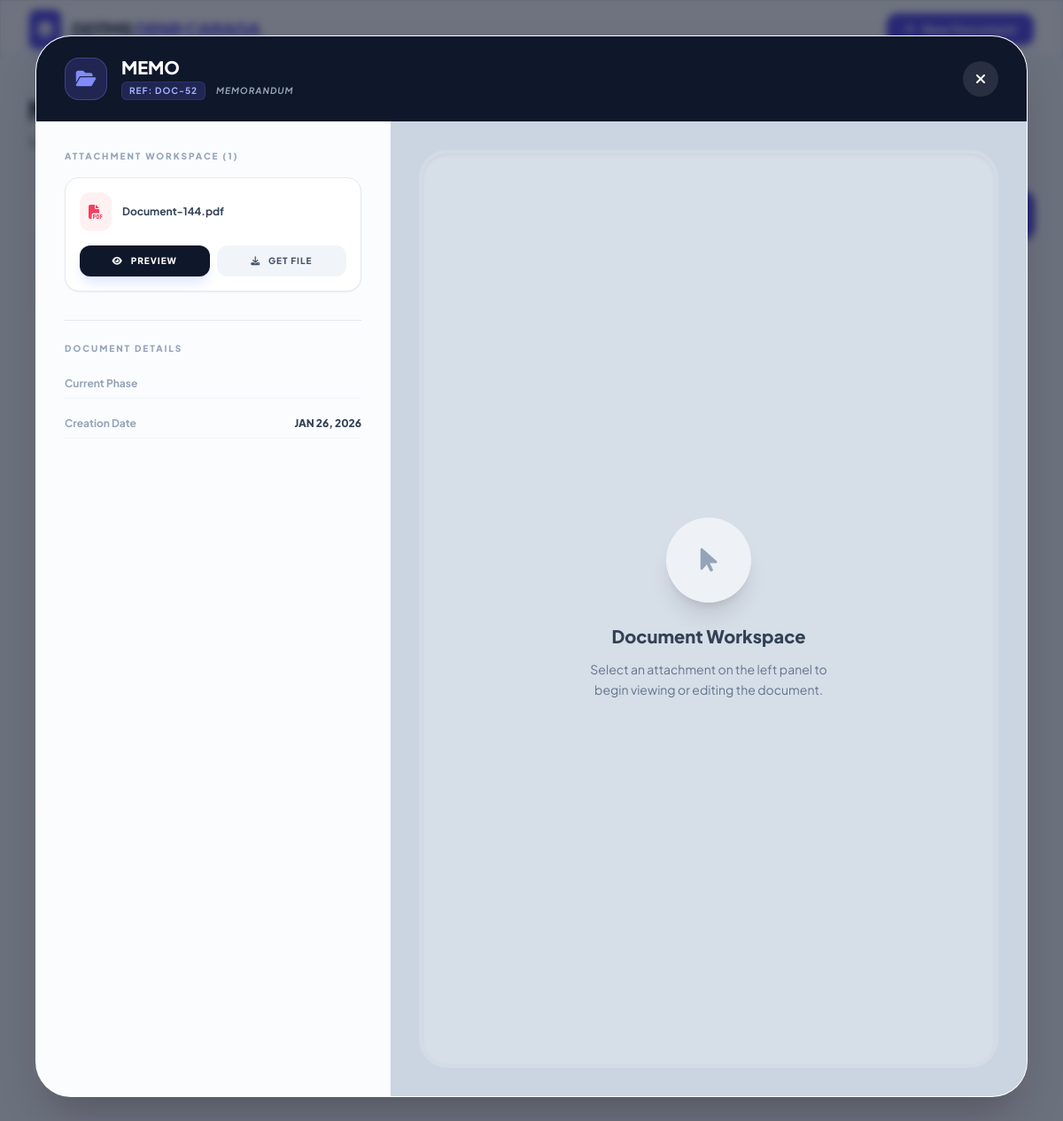
The app's page /my_submitted_documents.php?view_id=52 (signed in) with its own data.
### tables this page shows
CREATE TABLE `documents` (
  `doc_id` int(11) NOT NULL,
  `title` varchar(255) NOT NULL,
  `doc_type` varchar(100) NOT NULL,
  `status` enum('Draft','Review','Signing','Completed','Returned','Archived') NOT NULL,
  `remarks` text DEFAULT NULL,
  `initiator_id` int(11) NOT NULL,
  `current_owner_id` int(11) DEFAULT NULL,
  `created_at` timestamp NOT NULL DEFAULT current_timestamp(),
  `updated_at` timestamp NOT NULL DEFAULT current_timestamp() ON UPDATE current_timestamp(),
  `Station` text NOT NULL
);

CREATE TABLE `document_files` (
  `file_id` int(11) NOT NULL,
  `doc_id` int(11) NOT NULL,
  `uploader_id` int(11) NOT NULL,
  `filename` varchar(255) NOT NULL COMMENT 'Original file name',
  `filepath` varchar(255) NOT NULL COMMENT 'Stored file path',
  `version` int(11) NOT NULL DEFAULT 1,
  `created_at` timestamp NOT NULL DEFAULT current_timestamp()
);

### my_submitted_documents.php (the view, shortened to what this page needs)
<?php
require_once 'db.php';
$user_id = $_SESSION['user_id'];
$search_term = '';
$where_conditions = ["d.initiator_id = ?"];
$params = [$user_id];
$param_types = "i";
$view_data = null;
$view_files = [];
if (isset($_GET['view_id'])) {
    $v_id = intval($_GET['view_id']);
    $v_query = "SELECT * FROM documents WHERE doc_id = ? AND initiator_id = ?";
    $v_stmt = $conn->prepare($v_query);
    $v_stmt->bind_param("ii", $v_id, $user_id);
    $v_stmt->execute();
    $view_data = $v_stmt->get_result()->fetch_assoc();
    if ($view_data) {
        $f_query = "SELECT * FROM document_files WHERE doc_id = ?";
        $f_stmt = $conn->prepare($f_query);
        $f_stmt->bind_param("i", $v_id);
        $f_stmt->execute();
        $view_files_result = $f_stmt->get_result();
        while($f = $view_files_result->fetch_assoc()) {
            $view_files[] = $f;
        }
    }
}
$query = "SELECT d.*,
          (SELECT message FROM document_actions
           WHERE doc_id = d.doc_id
           AND action = 'Returned Document'
           ORDER BY created_at DESC LIMIT 1) AS return_message
          FROM documents d
          WHERE " . implode(' AND ', $where_conditions) . "
          ORDER BY d.created_at DESC";
$stmt = $conn->prepare($query);
$stmt->bind_param($param_types, ...$params);
$stmt->execute();
$result = $stmt->get_result();
?>
<!DOCTYPE html>
<html lang="en" class="scroll-smooth">
<head>
    <script src="https://cdn.tailwindcss.com"></script>
    <link href="https://cdnjs.cloudflare.com/ajax/libs/font-awesome/6.4.0/css/all.min.css" rel="stylesheet">
</head>
<body class="bg-[#f8fafc] text-slate-900 min-h-screen">
    <nav class="sticky top-0 z-40 w-full glass border-b border-slate-200">
        <div class="max-w-7xl mx-auto px-4 sm:px-6 lg:px-8">
            <div class="flex justify-between h-16 items-center">
                <div class="flex items-center gap-3">
                    <div class="bg-indigo-600 p-2 rounded-lg shadow-indigo-200 shadow-lg">
                        <i class="fas fa-layer-group text-white text-lg"></i>
                    </div>
                    <span class="text-xl font-extrabold tracking-tight text-slate-800">DDTMS <span class="text-indigo-600">DENR CARAGA</span></span>
                </div>
                <div class="flex items-center gap-4">
                    <button onclick="location.href='new_document.php'" class="bg-indigo-600 hover:bg-indigo-700 text-white px-5 py-2 rounded-xl font-bold text-sm transition-all shadow-md flex items-center gap-2">
                        <i class="fas fa-plus"></i> New Document
                    </button>
                </div>
            </div>
        </div>
    </nav>
    <main class="max-w-7xl mx-auto px-4 sm:px-6 lg:px-8 py-10">
        <div class="mb-10">
            <h1 class="text-3xl font-extrabold text-slate-900 tracking-tight">My Submissions</h1>
            <p class="text-slate-500 mt-2 font-medium">Track and manage your submitted document workflow and approvals.</p>
        </div>
        <div class="mb-6">
            <form method="GET" class="flex gap-3">
                <div class="flex-1 relative">
                </div>
                <button type="submit" class="px-8 bg-indigo-600 text-white rounded-2xl font-bold hover:bg-indigo-700 transition-all shadow-md flex items-center gap-2">
                </button>
            </form>
        </div>
        <div class="bg-white rounded-3xl shadow-sm border border-slate-200 overflow-hidden">
            <div class="overflow-x-auto">
                <table class="w-full text-left border-collapse">
                    <thead>
                        <tr class="bg-slate-50/50 border-b border-slate-100">
                            <th class="px-6 py-4 text-[11px] font-bold text-slate-400 uppercase tracking-widest text-center w-16">#</th>
                            <th class="px-6 py-4 text-[11px] font-bold text-slate-400 uppercase tracking-widest">Document Information</th>
                            <th class="px-6 py-4 text-[11px] font-bold text-slate-400 uppercase tracking-widest text-center">Current Status</th>
                            <th class="px-6 py-4 text-[11px] font-bold text-slate-400 uppercase tracking-widest">Submission Date</th>
                            <th class="px-6 py-4 text-[11px] font-bold text-slate-400 uppercase tracking-widest text-right">Actions</th>
                        </tr>
                    </thead>
                    <tbody class="divide-y divide-slate-50">
                        <?php if ($result->num_rows > 0): ?>
                            <?php $row_number = 1; ?>
                            <?php while ($row = $result->fetch_assoc()):
                                $status = strtolower($row['status']);
                                $config = [
                                    'pending'   => ['bg' => 'bg-amber-50', 'text' => 'text-amber-700', 'border' => 'border-amber-200', 'icon' => 'fa-clock'],
                                    'approved'  => ['bg' => 'bg-emerald-50', 'text' => 'text-emerald-700', 'border' => 'border-emerald-200', 'icon' => 'fa-check-circle'],
                                    'completed' => ['bg' => 'bg-emerald-50', 'text' => 'text-emerald-700', 'border' => 'border-emerald-200', 'icon' => 'fa-check-double'],
                                    'returned'  => ['bg' => 'bg-rose-50', 'text' => 'text-rose-700', 'border' => 'border-rose-200', 'icon' => 'fa-undo'],
                                    'rejected'  => ['bg' => 'bg-rose-50', 'text' => 'text-rose-700', 'border' => 'border-rose-200', 'icon' => 'fa-times-circle'],
                                    'forwarded' => ['bg' => 'bg-indigo-50', 'text' => 'text-indigo-700', 'border' => 'border-indigo-200', 'icon' => 'fa-paper-plane'],
                                    'draft'     => ['bg' => 'bg-slate-100', 'text' => 'text-slate-700', 'border' => 'border-slate-200', 'icon' => 'fa-pen-ruler'],
                                ];
                                $c = $config[$status] ?? ['bg' => 'bg-slate-100', 'text' => 'text-slate-600', 'border' => 'border-slate-200', 'icon' => 'fa-file'];
                            ?>
                            <tr class="group hover:bg-slate-50/50 transition-all cursor-default">
                                <td class="px-6 py-5 text-center">
                                    <span class="text-sm font-bold text-slate-400"><?php echo $row_number; ?></span>
                                </td>
                                <td class="px-6 py-5">
                                    <div class="flex items-center gap-4">
                                        <div class="w-10 h-10 rounded-xl bg-slate-100 flex items-center justify-center text-slate-400 group-hover:bg-indigo-50 group-hover:text-indigo-600 transition-colors">
                                        </div>
                                        <div>
                                            <div class="font-bold text-slate-800 text-sm mb-0.5"><?php echo htmlspecialchars($row['title']); ?></div>
                                            <div class="text-[11px] font-bold text-slate-400 uppercase"><?php echo htmlspecialchars($row['doc_type']); ?></div>
                                        </div>
                                    </div>
                                </td>
                                <td class="px-6 py-5 text-center">
                                    <span class="inline-flex items-center gap-1.5 px-3 py-1 rounded-full border text-[10px] font-black uppercase tracking-tight <?php echo $c['bg'] . ' ' . $c['text'] . ' ' . $c['border']; ?>">
                                    </span>
                                </td>
                                <td class="px-6 py-5">
                                    <div class="text-sm font-semibold text-slate-600"><?php echo date('M d, Y', strtotime($row['created_at'])); ?></div>
                                    <div class="text-[10px] text-slate-400 font-medium"><?php echo date('h:i A', strtotime($row['created_at'])); ?></div>
                                </td>
                                <td class="px-6 py-5 text-right">
                                </td>
                            </tr>
                            <?php $row_number++; ?>
                            <?php endwhile; ?>
                        <?php endif; ?>
                    </tbody>
                </table>
            </div>
        </div>
    </main>
    <?php if ($view_data): ?>
    <div class="fixed inset-0 z-50 flex items-center justify-center p-4 md:p-10 modal-overlay overflow-hidden">
        <div class="bg-white rounded-[2.5rem] shadow-2xl w-full max-w-7xl h-full flex flex-col overflow-hidden border border-white/40">
            <div class="px-8 py-6 bg-slate-900 flex justify-between items-center">
                <div class="flex items-center gap-4">
                    <div class="w-12 h-12 rounded-2xl bg-indigo-500/20 flex items-center justify-center border border-indigo-400/30">
                        <i class="fas fa-folder-open text-indigo-400 text-xl"></i>
                    </div>
                    <div>
                        <h2 class="text-white font-black text-xl leading-none"><?php echo htmlspecialchars($view_data['title']); ?></h2>
                        <div class="flex items-center gap-3 mt-1.5">
                            <span class="text-[10px] font-bold text-indigo-300 bg-indigo-500/20 px-2 py-0.5 rounded-md uppercase tracking-widest border border-indigo-500/20">Ref: DOC-<?php echo $view_data['doc_id']; ?></span>
                            <span class="text-[10px] font-bold text-slate-400 uppercase tracking-widest italic"><?php echo $view_data['doc_type']; ?></span>
                        </div>
                    </div>
                </div>
                <a href="my_submitted_documents.php<?php echo !empty($search_term) ? '?search=' . urlencode($search_term) : ''; ?>" class="bg-white/10 h-10 w-10 flex items-center justify-center rounded-full text-white hover:bg-rose-500 transition-all">
                    <i class="fas fa-times"></i>
                </a>
            </div>
            <div class="flex flex-col lg:flex-row flex-grow overflow-hidden">
                <div class="w-full lg:w-[400px] border-r border-slate-100 bg-slate-50/50 flex flex-col overflow-hidden">
                    <div class="flex-grow overflow-y-auto p-8 custom-scrollbar space-y-8">
                        <div>
                            <label class="text-[10px] font-black text-slate-400 uppercase tracking-[0.2em] mb-4 block">Attachment Workspace (<?php echo count($view_files); ?>)</label>
                            <div class="space-y-3">
                                <?php foreach ($view_files as $f): ?>
                                    <div class="bg-white p-4 rounded-2xl border border-slate-200 shadow-sm hover:border-indigo-400 transition-all group">
                                        <div class="flex items-center gap-3">
                                            <div class="bg-rose-50 text-rose-500 p-2.5 rounded-xl group-hover:bg-indigo-600 group-hover:text-white transition-colors">
                                                <i class="fas fa-file-pdf"></i>
                                            </div>
                                            <span class="text-xs font-bold text-slate-700 truncate"><?php echo htmlspecialchars($f['filename']); ?></span>
                                        </div>
                                        <div class="grid grid-cols-2 gap-2 mt-4">
                                            <button onclick="previewDocument('<?php echo $f['filepath']; ?>')" class="py-2.5 bg-slate-900 text-white rounded-xl text-[10px] font-black uppercase tracking-widest hover:bg-indigo-600 transition shadow-lg shadow-indigo-100">
                                                <i class="fas fa-eye mr-1.5"></i> Preview
                                            </button>
                                            <a href="<?php echo $f['filepath']; ?>" download class="py-2.5 bg-slate-100 text-slate-600 rounded-xl text-[10px] font-black uppercase tracking-widest text-center hover:bg-slate-200 transition">
                                                <i class="fas fa-download mr-1.5"></i> Get File
                                            </a>
                                        </div>
                                    </div>
                                <?php endforeach; ?>
                            </div>
                        </div>
                        <div class="pt-6 border-t border-slate-200">
                            <label class="text-[10px] font-black text-slate-400 uppercase tracking-[0.2em] mb-4 block">Document Details</label>
                            <div class="space-y-3">
                                <div class="flex justify-between items-center py-2 border-b border-slate-100">
                                    <span class="text-xs font-bold text-slate-400">Current Phase</span>
                                </div>
                                <div class="flex justify-between items-center py-2 border-b border-slate-100">
                                    <span class="text-xs font-bold text-slate-400">Creation Date</span>
                                    <span class="text-xs font-black text-slate-700 uppercase"><?php echo date('M d, Y', strtotime($view_data['created_at'])); ?></span>
                                </div>
                            </div>
                        </div>
                    </div>
                </div>
                <div class="flex-grow bg-[#cbd5e1] flex items-center justify-center p-8 relative">
                    <div id="docPreviewContainer" class="w-full h-full bg-slate-200/50 rounded-[2rem] border-4 border-slate-300/30 flex items-center justify-center overflow-hidden shadow-inner">
                        <div id="noPreviewMsg" class="text-center p-10 max-w-sm">
                            <div class="w-24 h-24 bg-white/60 rounded-full flex items-center justify-center mx-auto mb-6 shadow-xl">
                                <i class="fas fa-mouse-pointer text-slate-400 text-3xl animate-bounce"></i>
                            </div>
                            <h3 class="text-slate-700 font-extrabold text-xl">Document Workspace</h3>
                            <p class="text-slate-500 text-sm mt-3 leading-relaxed">Select an attachment on the left panel to begin viewing or editing the document.</p>
                        </div>
                    </div>
                </div>
            </div>
        </div>
    </div>
    <?php endif; ?>
</body>
</html>

### my_submitted_documents.php (style rules this page uses)
body { font-family: 'Plus Jakarta Sans', sans-serif; }
.glass { background: rgba(255, 255, 255, 0.7); backdrop-filter: blur(12px); border: 1px solid rgba(255, 255, 255, 0.3); }
.modal-overlay { background: rgba(15, 23, 42, 0.6); backdrop-filter: blur(4px); }

### records on screen
documents: title "MEMO", doc_id "52", doc_type "MEMORANDUM", created_at "JAN 26, 2026"
document_files: filename "Document-144.pdf"

### other values on screen
count($view_files) "1"
